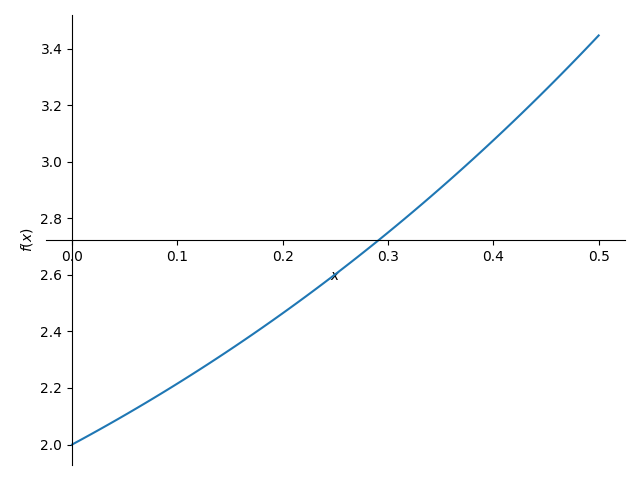

Write Python code to recreate this figure.
from sympy import *
from matplotlib.pyplot import show
from sympy.plotting import plot

x = symbols('x')
y = Function('y')(x)
yd = y.diff(x)
eq = Eq(yd, x + y)
ysol = dsolve(eq, y, ics={y.subs(x, 0) : 2})
an_sol = ysol
print(an_sol)
plot(ysol.rhs, (x, 0, 0.5))
show()
